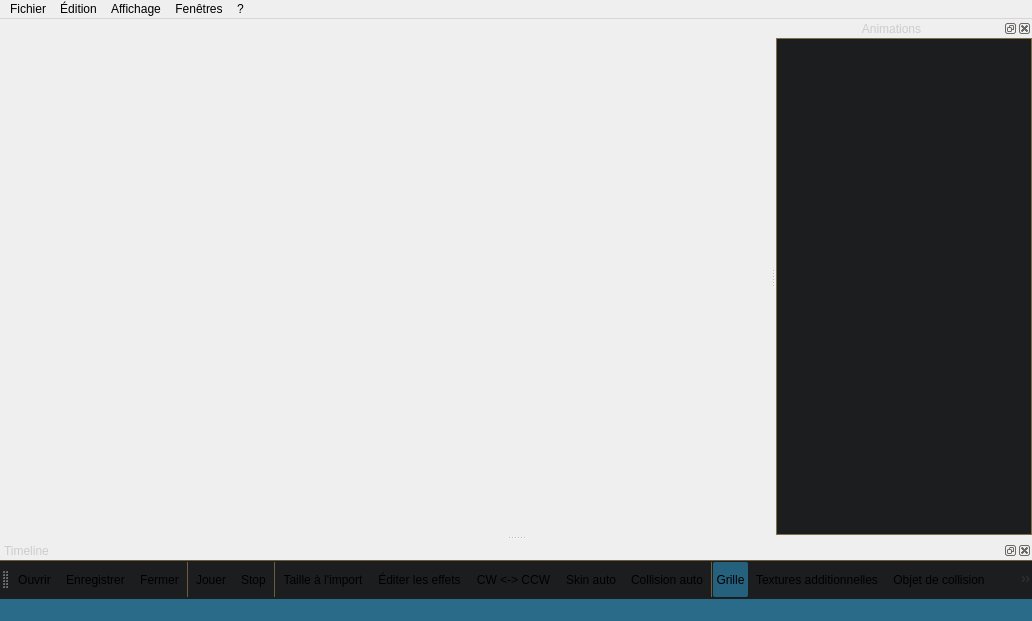
<?xml version="1.0" encoding="UTF-8"?>
<ui version="4.0">
 <class>MainFrameClass</class>
 <widget class="QMainWindow" name="MainFrameClass">
  <property name="geometry">
   <rect>
    <x>0</x>
    <y>0</y>
    <width>1032</width>
    <height>621</height>
   </rect>
  </property>
  <property name="minimumSize">
   <size>
    <width>400</width>
    <height>300</height>
   </size>
  </property>
  <property name="acceptDrops">
   <bool>true</bool>
  </property>
  <property name="windowTitle">
   <string>ModelEditor</string>
  </property>
  <property name="windowIcon">
   <iconset resource="MainFrame.qrc">
    <normaloff>:/MainFrame/Resources/ModelEditor.png</normaloff>:/MainFrame/Resources/ModelEditor.png</iconset>
  </property>
  <property name="layoutDirection">
   <enum>Qt::LeftToRight</enum>
  </property>
  <property name="autoFillBackground">
   <bool>false</bool>
  </property>
  <property name="styleSheet">
   <string notr="true">background-color: rgb(27, 29, 31);
selection-color: rgb(41, 107, 137);
color: rgb(171, 144, 92);
menuBar{background-color: rgb(142, 120, 77);}
</string>
  </property>
  <property name="locale">
   <locale language="German" country="Germany"/>
  </property>
  <widget class="QWidget" name="centralWidget">
   <property name="mouseTracking">
    <bool>false</bool>
   </property>
   <property name="tabletTracking">
    <bool>false</bool>
   </property>
  </widget>
  <widget class="QMenuBar" name="menuBar">
   <property name="geometry">
    <rect>
     <x>0</x>
     <y>0</y>
     <width>1032</width>
     <height>21</height>
    </rect>
   </property>
   <property name="font">
    <font>
     <pointsize>9</pointsize>
     <weight>50</weight>
     <italic>false</italic>
     <bold>false</bold>
     <stylestrategy>PreferAntialias</stylestrategy>
     <kerning>true</kerning>
    </font>
   </property>
   <property name="cursor">
    <cursorShape>ArrowCursor</cursorShape>
   </property>
   <property name="focusPolicy">
    <enum>Qt::NoFocus</enum>
   </property>
   <property name="acceptDrops">
    <bool>true</bool>
   </property>
   <property name="autoFillBackground">
    <bool>false</bool>
   </property>
   <property name="styleSheet">
    <string notr="true">QMenuBar::item:pressed { 
background: rgb(61, 61, 61);
}
QMenuBar::item:selected { 
background: rgb(61, 61, 61);
}
background-color: rgb(29, 29, 30);
selection-background-color: rgb(0, 0, 0);
color: rgb(171, 144, 92);
</string>
   </property>
   <property name="defaultUp">
    <bool>false</bool>
   </property>
   <property name="nativeMenuBar">
    <bool>true</bool>
   </property>
   <widget class="QMenu" name="menuFichier">
    <property name="cursor">
     <cursorShape>ArrowCursor</cursorShape>
    </property>
    <property name="styleSheet">
     <string notr="true"/>
    </property>
    <property name="title">
     <string>Fichier</string>
    </property>
    <addaction name="actionOuvrir"/>
    <addaction name="actionEnregistrer"/>
    <addaction name="actionFermer"/>
    <addaction name="separator"/>
    <addaction name="actionExportFolder"/>
    <addaction name="separator"/>
    <addaction name="actionQuitter"/>
   </widget>
   <widget class="QMenu" name="menu_dition">
    <property name="title">
     <string>Édition</string>
    </property>
    <addaction name="action_diter_les_effets"/>
    <addaction name="actionCW_CCW"/>
    <addaction name="actionSkin_auto"/>
    <addaction name="actionCollision_auto"/>
    <addaction name="actionTaille_l_import"/>
    <addaction name="separator"/>
    <addaction name="actionGuide_d_import"/>
   </widget>
   <widget class="QMenu" name="menuAffichage">
    <property name="cursor">
     <cursorShape>PointingHandCursor</cursorShape>
    </property>
    <property name="styleSheet">
     <string notr="true">QMenu::checked {
	background-color: #25617d;
	selection-background-color: rgb(27, 29, 31);
    border: 1px solid #c04747;
    border-radius: 2px;
    height: 30px;
	width: 30px;
}</string>
    </property>
    <property name="title">
     <string>Affichage</string>
    </property>
    <widget class="QMenu" name="menuLangage">
     <property name="title">
      <string>Langage</string>
     </property>
     <property name="icon">
      <iconset resource="MainFrame.qrc">
       <normaloff>:/MainFrame/Resources/language.png</normaloff>:/MainFrame/Resources/language.png</iconset>
     </property>
     <addaction name="actionFran_ais"/>
     <addaction name="actionEnglish"/>
     <addaction name="actionDeutsch"/>
    </widget>
    <addaction name="actionGrille"/>
    <addaction name="actionCouleur_du_fond"/>
    <addaction name="actionVolume_sonore"/>
    <addaction name="separator"/>
    <addaction name="actionTextures_additionnelles"/>
    <addaction name="actionObjet_de_collision"/>
    <addaction name="actionOs"/>
    <addaction name="actionModel_de_r_f_rence"/>
    <addaction name="separator"/>
    <addaction name="actionJouer"/>
    <addaction name="actionStop"/>
    <addaction name="separator"/>
    <addaction name="actionLOD_0"/>
    <addaction name="actionLOD_1"/>
    <addaction name="actionLOD_2"/>
    <addaction name="separator"/>
    <addaction name="actionSolide"/>
    <addaction name="actionLigne"/>
    <addaction name="actionPoint"/>
    <addaction name="separator"/>
    <addaction name="menuLangage"/>
    <addaction name="actionPlein_cran"/>
    <addaction name="separator"/>
    <addaction name="actionListModel"/>
   </widget>
   <widget class="QMenu" name="menu">
    <property name="title">
     <string>?</string>
    </property>
    <addaction name="action_propos"/>
    <addaction name="actionQt"/>
   </widget>
   <widget class="QMenu" name="menuFen_tres">
    <property name="title">
     <string>Fenêtres</string>
    </property>
   </widget>
   <addaction name="menuFichier"/>
   <addaction name="menu_dition"/>
   <addaction name="menuAffichage"/>
   <addaction name="menuFen_tres"/>
   <addaction name="menu"/>
  </widget>
  <widget class="QToolBar" name="mainToolBar">
   <property name="enabled">
    <bool>true</bool>
   </property>
   <property name="cursor">
    <cursorShape>PointingHandCursor</cursorShape>
   </property>
   <property name="windowTitle">
    <string>Barre d'outils</string>
   </property>
   <property name="layoutDirection">
    <enum>Qt::LeftToRight</enum>
   </property>
   <property name="styleSheet">
    <string notr="true">


QToolButton::checked {
	background-color: qlineargradient(spread:pad, x1:0, y1:0, x2:1, y2:0, stop:0 rgba(37, 97, 125, 255), stop:1 rgba(37, 97, 125, 255));
    border-radius: 2px;
    height: 32px;
	width: 32px;
    margin: 0.1px;
}

QToolButton::hover {
	background-color: qlineargradient(spread:pad, x1:0, y1:0, x2:0.982955, y2:1, stop:0 rgba(53, 141, 182, 155), stop:1 rgba(37, 97, 126, 155));
    border-radius: 2px;
    height: 32px;
	width: 32px;
    margin: 0.1px;
}

QToolBar::separator { 
background-color: #6e5e3c; 
    width: 1px;
    margin: 0.5em;

}

QToolBar {
    border-top: 1px solid #6d5d3e;
	background-color: rgb(27, 29, 31);
}</string>
   </property>
   <attribute name="toolBarArea">
    <enum>BottomToolBarArea</enum>
   </attribute>
   <attribute name="toolBarBreak">
    <bool>false</bool>
   </attribute>
   <addaction name="actionOuvrir"/>
   <addaction name="actionEnregistrer"/>
   <addaction name="actionFermer"/>
   <addaction name="separator"/>
   <addaction name="actionJouer"/>
   <addaction name="actionStop"/>
   <addaction name="separator"/>
   <addaction name="actionTaille_l_import"/>
   <addaction name="action_diter_les_effets"/>
   <addaction name="actionCW_CCW"/>
   <addaction name="actionSkin_auto"/>
   <addaction name="actionCollision_auto"/>
   <addaction name="separator"/>
   <addaction name="actionGrille"/>
   <addaction name="actionTextures_additionnelles"/>
   <addaction name="actionObjet_de_collision"/>
   <addaction name="actionOs"/>
   <addaction name="actionModel_de_r_f_rence"/>
   <addaction name="separator"/>
   <addaction name="actionSolide"/>
   <addaction name="actionLigne"/>
   <addaction name="actionPoint"/>
   <addaction name="separator"/>
   <addaction name="actionLOD_0"/>
   <addaction name="actionLOD_1"/>
   <addaction name="actionLOD_2"/>
   <addaction name="separator"/>
   <addaction name="actionVolume_sonore"/>
  </widget>
  <widget class="QDockWidget" name="dockTimeline">
   <property name="styleSheet">
    <string notr="true">#dockTimeline
{
background-color: rgb(41, 107, 137);
	color: rgb(204, 204, 204);
}

</string>
   </property>
   <property name="allowedAreas">
    <set>Qt::BottomDockWidgetArea|Qt::TopDockWidgetArea</set>
   </property>
   <property name="windowTitle">
    <string>Timeline</string>
   </property>
   <attribute name="dockWidgetArea">
    <number>8</number>
   </attribute>
   <widget class="QWidget" name="dockWidgetContents">
    <property name="styleSheet">
     <string notr="true"/>
    </property>
   </widget>
  </widget>
  <widget class="QDockWidget" name="dockAnimations">
   <property name="font">
    <font>
     <weight>50</weight>
     <bold>false</bold>
    </font>
   </property>
   <property name="styleSheet">
    <string notr="true">#dockAnimations
{
background-color: rgb(41, 107, 137);
color: #cccccc;
}


QDockWidget
{
text-align: center;
    border: 1px solid #342f25;
background-color: #786641;
	color: #cccccc;
}

QDockWidget::title {
 text-align: center; 
}</string>
   </property>
   <property name="allowedAreas">
    <set>Qt::LeftDockWidgetArea|Qt::RightDockWidgetArea</set>
   </property>
   <property name="windowTitle">
    <string>Animations</string>
   </property>
   <attribute name="dockWidgetArea">
    <number>2</number>
   </attribute>
   <widget class="QWidget" name="dockWidgetContents_2">
    <layout class="QHBoxLayout" name="horizontalLayout">
     <property name="spacing">
      <number>0</number>
     </property>
     <property name="leftMargin">
      <number>0</number>
     </property>
     <property name="topMargin">
      <number>0</number>
     </property>
     <property name="rightMargin">
      <number>0</number>
     </property>
     <property name="bottomMargin">
      <number>0</number>
     </property>
     <item>
      <widget class="QListView" name="motionList">
       <property name="maximumSize">
        <size>
         <width>16777215</width>
         <height>16777215</height>
        </size>
       </property>
       <property name="styleSheet">
        <string notr="true">QListView {
	background-color: rgb(27, 29, 31);
    border: 1px solid gray;
	border-color: rgb(131, 111, 71);


}

 QScrollBar:vertical {
     background: #1d1d1e;
     width: 15px;
     margin: 22px 0 22px 0;
 }
 QScrollBar::handle:vertical {
     background: #202325;
     min-height: 20px;
 }
 QScrollBar::add-line:vertical {
     background: #202325;
     height: 20px;
     subcontrol-position: bottom;
     subcontrol-origin: margin;
 }

 QScrollBar::sub-line:vertical {
     background: #202325;
     height: 20px;
     subcontrol-position: top;
     subcontrol-origin: margin;
 }
 QScrollBar::up-arrow:vertical, QScrollBar::down-arrow:vertical {
     width: 3px;
     height: 3px;
     background: #907a4e;
 }

 QScrollBar::add-page:vertical, QScrollBar::sub-page:vertical {
     background: none;
 }

 QScrollBar::add-page:vertical, QScrollBar::sub-page:vertical {
     background: none;
 }</string>
       </property>
       <property name="editTriggers">
        <set>QAbstractItemView::NoEditTriggers</set>
       </property>
       <property name="uniformItemSizes">
        <bool>true</bool>
       </property>
      </widget>
     </item>
    </layout>
   </widget>
  </widget>
  <widget class="QStatusBar" name="statusBar">
   <property name="autoFillBackground">
    <bool>false</bool>
   </property>
   <property name="styleSheet">
    <string notr="true">background-color: rgb(41, 107, 137);</string>
   </property>
  </widget>
  <action name="action_propos">
   <property name="icon">
    <iconset resource="MainFrame.qrc">
     <normaloff>:/MainFrame/Resources/about.png</normaloff>:/MainFrame/Resources/about.png</iconset>
   </property>
   <property name="text">
    <string>À propos</string>
   </property>
  </action>
  <action name="actionQt">
   <property name="icon">
    <iconset resource="MainFrame.qrc">
     <normaloff>:/MainFrame/Resources/about.png</normaloff>:/MainFrame/Resources/about.png</iconset>
   </property>
   <property name="text">
    <string>Qt</string>
   </property>
  </action>
  <action name="actionOuvrir">
   <property name="icon">
    <iconset resource="MainFrame.qrc">
     <normaloff>:/MainFrame/Resources/open.png</normaloff>:/MainFrame/Resources/open.png</iconset>
   </property>
   <property name="text">
    <string>Ouvrir</string>
   </property>
  </action>
  <action name="actionFermer">
   <property name="icon">
    <iconset resource="MainFrame.qrc">
     <normaloff>:/MainFrame/Resources/close.png</normaloff>:/MainFrame/Resources/close.png</iconset>
   </property>
   <property name="text">
    <string>Fermer</string>
   </property>
  </action>
  <action name="actionQuitter">
   <property name="icon">
    <iconset resource="MainFrame.qrc">
     <normaloff>:/MainFrame/Resources/quit.png</normaloff>:/MainFrame/Resources/quit.png</iconset>
   </property>
   <property name="text">
    <string>Quitter</string>
   </property>
  </action>
  <action name="action_diter_les_effets">
   <property name="icon">
    <iconset resource="MainFrame.qrc">
     <normaloff>:/MainFrame/Resources/settings.png</normaloff>:/MainFrame/Resources/settings.png</iconset>
   </property>
   <property name="text">
    <string>Éditer les effets</string>
   </property>
  </action>
  <action name="actionGrille">
   <property name="checkable">
    <bool>true</bool>
   </property>
   <property name="checked">
    <bool>true</bool>
   </property>
   <property name="icon">
    <iconset resource="MainFrame.qrc">
     <normaloff>:/MainFrame/Resources/grid.png</normaloff>:/MainFrame/Resources/grid.png</iconset>
   </property>
   <property name="text">
    <string>Grille</string>
   </property>
  </action>
  <action name="actionTextures_additionnelles">
   <property name="icon">
    <iconset resource="MainFrame.qrc">
     <normaloff>:/MainFrame/Resources/texture.png</normaloff>:/MainFrame/Resources/texture.png</iconset>
   </property>
   <property name="text">
    <string>Textures additionnelles</string>
   </property>
  </action>
  <action name="actionJouer">
   <property name="checkable">
    <bool>true</bool>
   </property>
   <property name="icon">
    <iconset resource="MainFrame.qrc">
     <normaloff>:/MainFrame/Resources/play.png</normaloff>
     <normalon>:/MainFrame/Resources/pause.png</normalon>:/MainFrame/Resources/play.png</iconset>
   </property>
   <property name="text">
    <string>Jouer</string>
   </property>
  </action>
  <action name="actionStop">
   <property name="icon">
    <iconset resource="MainFrame.qrc">
     <normaloff>:/MainFrame/Resources/stop.png</normaloff>:/MainFrame/Resources/stop.png</iconset>
   </property>
   <property name="text">
    <string>Stop</string>
   </property>
  </action>
  <action name="actionLOD_0">
   <property name="checkable">
    <bool>true</bool>
   </property>
   <property name="checked">
    <bool>true</bool>
   </property>
   <property name="icon">
    <iconset resource="MainFrame.qrc">
     <normaloff>:/MainFrame/Resources/lod1.png</normaloff>:/MainFrame/Resources/lod1.png</iconset>
   </property>
   <property name="text">
    <string>LOD 0</string>
   </property>
  </action>
  <action name="actionLOD_1">
   <property name="checkable">
    <bool>true</bool>
   </property>
   <property name="icon">
    <iconset resource="MainFrame.qrc">
     <normaloff>:/MainFrame/Resources/lod2.png</normaloff>:/MainFrame/Resources/lod2.png</iconset>
   </property>
   <property name="text">
    <string>LOD 1</string>
   </property>
  </action>
  <action name="actionLOD_2">
   <property name="checkable">
    <bool>true</bool>
   </property>
   <property name="icon">
    <iconset resource="MainFrame.qrc">
     <normaloff>:/MainFrame/Resources/lod3.png</normaloff>:/MainFrame/Resources/lod3.png</iconset>
   </property>
   <property name="text">
    <string>LOD 2</string>
   </property>
  </action>
  <action name="actionEnregistrer">
   <property name="icon">
    <iconset resource="MainFrame.qrc">
     <normaloff>:/MainFrame/Resources/save_as.png</normaloff>:/MainFrame/Resources/save_as.png</iconset>
   </property>
   <property name="text">
    <string>Enregistrer</string>
   </property>
  </action>
  <action name="actionGuide_d_import">
   <property name="icon">
    <iconset resource="MainFrame.qrc">
     <normaloff>:/MainFrame/Resources/about.png</normaloff>:/MainFrame/Resources/about.png</iconset>
   </property>
   <property name="text">
    <string>Guide d'import</string>
   </property>
  </action>
  <action name="actionPlein_cran">
   <property name="checkable">
    <bool>true</bool>
   </property>
   <property name="icon">
    <iconset resource="MainFrame.qrc">
     <normaloff>:/MainFrame/Resources/fullscreen.png</normaloff>:/MainFrame/Resources/fullscreen.png</iconset>
   </property>
   <property name="text">
    <string>Plein écran</string>
   </property>
  </action>
  <action name="actionCouleur_du_fond">
   <property name="icon">
    <iconset resource="MainFrame.qrc">
     <normaloff>:/MainFrame/Resources/background_color.png</normaloff>:/MainFrame/Resources/background_color.png</iconset>
   </property>
   <property name="text">
    <string>Couleur du fond</string>
   </property>
  </action>
  <action name="actionFran_ais">
   <property name="checkable">
    <bool>true</bool>
   </property>
   <property name="checked">
    <bool>true</bool>
   </property>
   <property name="icon">
    <iconset resource="MainFrame.qrc">
     <normaloff>:/MainFrame/Resources/language_french.png</normaloff>:/MainFrame/Resources/language_french.png</iconset>
   </property>
   <property name="text">
    <string>Français</string>
   </property>
  </action>
  <action name="actionEnglish">
   <property name="checkable">
    <bool>true</bool>
   </property>
   <property name="icon">
    <iconset resource="MainFrame.qrc">
     <normaloff>:/MainFrame/Resources/language_english.png</normaloff>:/MainFrame/Resources/language_english.png</iconset>
   </property>
   <property name="text">
    <string>English</string>
   </property>
  </action>
  <action name="actionObjet_de_collision">
   <property name="checkable">
    <bool>true</bool>
   </property>
   <property name="icon">
    <iconset resource="MainFrame.qrc">
     <normaloff>:/MainFrame/Resources/collision.png</normaloff>:/MainFrame/Resources/collision.png</iconset>
   </property>
   <property name="text">
    <string>Objet de collision</string>
   </property>
  </action>
  <action name="actionCW_CCW">
   <property name="icon">
    <iconset resource="MainFrame.qrc">
     <normaloff>:/MainFrame/Resources/cw_ccw.png</normaloff>:/MainFrame/Resources/cw_ccw.png</iconset>
   </property>
   <property name="text">
    <string>CW &lt;-&gt; CCW</string>
   </property>
  </action>
  <action name="actionSkin_auto">
   <property name="icon">
    <iconset resource="MainFrame.qrc">
     <normaloff>:/MainFrame/Resources/Skin.png</normaloff>:/MainFrame/Resources/Skin.png</iconset>
   </property>
   <property name="text">
    <string>Skin auto</string>
   </property>
  </action>
  <action name="actionVolume_sonore">
   <property name="icon">
    <iconset resource="MainFrame.qrc">
     <normaloff>:/MainFrame/Resources/volume.png</normaloff>:/MainFrame/Resources/volume.png</iconset>
   </property>
   <property name="text">
    <string>Volume sonore</string>
   </property>
  </action>
  <action name="actionDeutsch">
   <property name="checkable">
    <bool>true</bool>
   </property>
   <property name="icon">
    <iconset resource="MainFrame.qrc">
     <normaloff>:/MainFrame/Resources/language_german.png</normaloff>:/MainFrame/Resources/language_german.png</iconset>
   </property>
   <property name="text">
    <string>Deutsch</string>
   </property>
  </action>
  <action name="actionOs">
   <property name="checkable">
    <bool>true</bool>
   </property>
   <property name="icon">
    <iconset resource="MainFrame.qrc">
     <normaloff>:/MainFrame/Resources/bones.png</normaloff>:/MainFrame/Resources/bones.png</iconset>
   </property>
   <property name="text">
    <string>Os</string>
   </property>
  </action>
  <action name="actionSolide">
   <property name="checkable">
    <bool>true</bool>
   </property>
   <property name="checked">
    <bool>true</bool>
   </property>
   <property name="icon">
    <iconset resource="MainFrame.qrc">
     <normaloff>:/MainFrame/Resources/fill_solid.png</normaloff>:/MainFrame/Resources/fill_solid.png</iconset>
   </property>
   <property name="text">
    <string>Solide</string>
   </property>
  </action>
  <action name="actionLigne">
   <property name="checkable">
    <bool>true</bool>
   </property>
   <property name="icon">
    <iconset resource="MainFrame.qrc">
     <normaloff>:/MainFrame/Resources/fill_line.png</normaloff>:/MainFrame/Resources/fill_line.png</iconset>
   </property>
   <property name="text">
    <string>Ligne</string>
   </property>
  </action>
  <action name="actionPoint">
   <property name="checkable">
    <bool>true</bool>
   </property>
   <property name="icon">
    <iconset resource="MainFrame.qrc">
     <normaloff>:/MainFrame/Resources/fill_point.png</normaloff>:/MainFrame/Resources/fill_point.png</iconset>
   </property>
   <property name="text">
    <string>Point</string>
   </property>
  </action>
  <action name="actionTaille_l_import">
   <property name="icon">
    <iconset resource="MainFrame.qrc">
     <normaloff>:/MainFrame/Resources/scale.png</normaloff>:/MainFrame/Resources/scale.png</iconset>
   </property>
   <property name="text">
    <string>Taille à l'import</string>
   </property>
  </action>
  <action name="actionModel_de_r_f_rence">
   <property name="icon">
    <iconset resource="MainFrame.qrc">
     <normaloff>:/MainFrame/Resources/model.png</normaloff>:/MainFrame/Resources/model.png</iconset>
   </property>
   <property name="text">
    <string>Model de référence</string>
   </property>
  </action>
  <action name="actionCollision_auto">
   <property name="icon">
    <iconset resource="MainFrame.qrc">
     <normaloff>:/MainFrame/Resources/Coll.png</normaloff>:/MainFrame/Resources/Coll.png</iconset>
   </property>
   <property name="text">
    <string>Collision auto</string>
   </property>
  </action>
  <action name="actionListModel">
   <property name="icon">
    <iconset resource="MainFrame.qrc">
     <normaloff>:/MainFrame/Resources/open.png</normaloff>:/MainFrame/Resources/open.png</iconset>
   </property>
   <property name="text">
    <string>Liste des models</string>
   </property>
  </action>
  <action name="actionExportFolder">
   <property name="icon">
    <iconset resource="MainFrame.qrc">
     <normaloff>:/MainFrame/Resources/cw_ccw.png</normaloff>:/MainFrame/Resources/cw_ccw.png</iconset>
   </property>
   <property name="text">
    <string>DAE Folder to O3D</string>
   </property>
  </action>
 </widget>
 <layoutdefault spacing="6" margin="11"/>
 <tabstops>
  <tabstop>motionList</tabstop>
 </tabstops>
 <resources>
  <include location="MainFrame.qrc"/>
 </resources>
 <connections>
  <connection>
   <sender>actionQuitter</sender>
   <signal>triggered()</signal>
   <receiver>MainFrameClass</receiver>
   <slot>close()</slot>
   <hints>
    <hint type="sourcelabel">
     <x>-1</x>
     <y>-1</y>
    </hint>
    <hint type="destinationlabel">
     <x>408</x>
     <y>275</y>
    </hint>
   </hints>
  </connection>
 </connections>
</ui>
